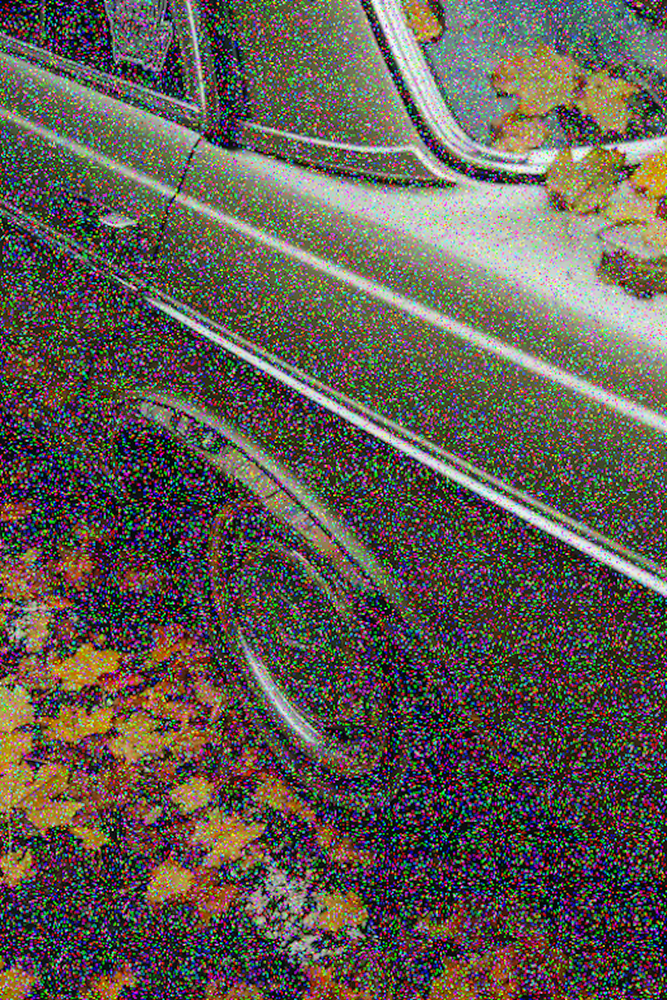
#> input picture SaltAndPepper/images/test_image_1024.png, 667 x 1000 px, shrunk from 1024 x 1536 before the run; its folder holds 5 pictures in this run
$ python main.py
#> lines starting #> are read from the running program, lines starting #| are printed output that depends on the picture
### SaltAndPepper/sap_filtering_cpu.py
import os
import cv2
import time
import numpy as np
from matplotlib import pyplot as plt


# ----------------------------------------------------------------
# Modifies functions so that they also return time of execution
def calculate_time_decorator(function):
    def wrapper(*args, **kwargs):
        start_time = time.time()
        result = function(*args, **kwargs)
        end_time = time.time()

        return result, end_time - start_time

    return wrapper


# ----------------------------------------------------------------
# Define function that applies median filtering to the image
@calculate_time_decorator
def get_filtered_image(original_image):
    height, width = original_image.shape

    filtered_image = original_image.copy()

    for main_pixel_y in range(height):
        for main_pixel_x in range(width):
            pixels = []
            for y in range(main_pixel_y - 1, main_pixel_y + 2):
                for x in range(main_pixel_x - 1, main_pixel_x + 2):
                    try:
                        pixels += [original_image[y, x]]
                    except IndexError as e:
                        pixels += [original_image[main_pixel_y, main_pixel_x]]

            for i in range(9 - 1):
                for j in range(9 - i - 1):
                    if pixels[j] > pixels[j + 1]:
                        pixels[j], pixels[j + 1] = pixels[j + 1], pixels[j]

            filtered_image[main_pixel_y, main_pixel_x] = pixels[4]

            # filtered_image[main_pixel_y, main_pixel_x] = np.median(pixels)

    return filtered_image

### SaltAndPepper/sap_filtering_gpu.py
import os
import cv2
import time
import numpy as np
from matplotlib import pyplot as plt

import pycuda.autoinit
import pycuda.driver as cuda
from pycuda.compiler import SourceModule


# ----------------------------------------------------------------
# Modifies functions so that they also return time of execution
def calculate_time_decorator(function):
    def wrapper(*args, **kwargs):
        start_time = time.time()
        result = function(*args, **kwargs)
        end_time = time.time()

        return result, end_time - start_time

    return wrapper


# ----------------------------------------------------------------
# Define the CUDA kernel code
kernel_code = """
// Declaring 2D texture memory
texture<unsigned char, 2, cudaReadModeElementType> tex;

// Median filtering function
__global__ void median_filter(unsigned char* input, unsigned char* output, int width, int height) {

    // Get indices of the pixel
    int main_pixel_x = threadIdx.x + blockIdx.x * blockDim.x;
    int main_pixel_y = threadIdx.y + blockIdx.y * blockDim.y;

    if (main_pixel_x < width && main_pixel_y < height) {
        int pixels[9];
        int texturePixels[9];
        int pixel_index = 0;

        // Extract surrounding pixels using texture memory
        for (int i = -1; i <= 1; ++i) {
            for (int j = -1; j <= 1; ++j) {
                texturePixels[pixel_index] = tex2D(tex, main_pixel_x + j, main_pixel_y + i);
                pixels[pixel_index++] = input[width * (main_pixel_y + i) + (main_pixel_x + j)];
            }
        }

        // Sort pixels by their brightness
        for (int i = 0; i < 9 - 1; ++i) {
            for (int j = 0; j < 9 - i - 1; ++j) {
                if (pixels[j] > pixels[j + 1]) {
                    int temp = pixels[j];
                    pixels[j] = pixels[j + 1];
                    pixels[j + 1] = temp;
                }
            }
        }

        // Calculate median (always 4th pixel) and store calculated value in the output array
        output[main_pixel_y * width + main_pixel_x] = pixels[4];
    }
}
"""


# ----------------------------------------------------------------
# Define function that uses CUDA kernel code to apply median filtering to the image
@calculate_time_decorator
def get_filtered_image(original_image):
    # Get image shape
    height, width = original_image.shape

    # Compile the CUDA kernel code
    module = SourceModule(kernel_code)

    # Get the mdeian filtering function
    median_filter_func = module.get_function("median_filter")

    # Allocate device memory for the input image
    original_image_gpu = cuda.mem_alloc(original_image.nbytes)

    # Copy input image to the device
    cuda.memcpy_htod(original_image_gpu, original_image)

    # Load input image data to the texture memory
    texref = module.get_texref("tex")
    cuda.matrix_to_texref(original_image.astype(np.uint8), texref, order="C")

    # Allocate memory for the output image
    output_image_gpu = cuda.mem_alloc(original_image.nbytes)

    # Define block and grid dimensions
    block = (32, 32, 1)
    grid = (width // block[0] + 1, height // block[1] + 1, 1)

    # Call the CUDA kernel function
    median_filter_func(
        original_image_gpu,
        output_image_gpu,
        np.int32(width),
        np.int32(height),
        block=block,
        grid=grid,
    )

    # Copy the result from device back to the host
    output_image = np.empty_like(original_image)
    cuda.memcpy_dtoh(output_image, output_image_gpu)

    return output_image

### SaltAndPepper/main.py
import os
import cv2

from matplotlib import pyplot as plt

import sap_filtering_cpu
import sap_filtering_gpu

# ----------------------------------------------------------------
# Test median filtering function
if __name__ == "__main__":
    # Load the image
    image_path = os.path.join(
        os.path.dirname(__file__), "images", "test_image_1024.png"
    )
    original_image = cv2.imread(image_path, cv2.IMREAD_GRAYSCALE)
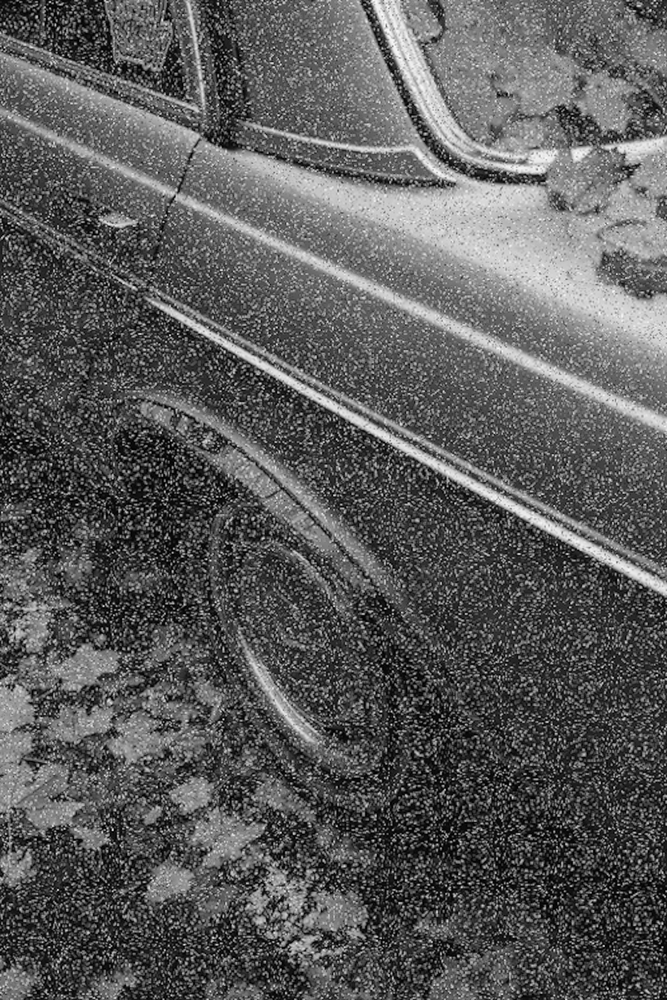
#> original_image: shape (1000, 667); min 0, max 254, mean 90.9

    # Print image dimensions
    height, width = original_image.shape
#> height = 1000; width = 667
    print("--------------------------------")
    print(f"Processing image of size {height}x{width}\n")
#| Processing image of size 1000x667

    # ----------------------------------------------------------------
    # Processing image with CPU
    filtered_image, processing_time = sap_filtering_cpu.get_filtered_image(
        original_image
    )
#> processing_time = 8.86
    print(f"Elapsed time (CPU): {processing_time:0.3f} seconds")
#| Elapsed time (CPU): 8.864 seconds

    # Show original image
    plt.subplot(2, 2, 1)
    plt.imshow(original_image, cmap="gray")
    plt.title("Original image")

    # Show filtered image
    plt.subplot(2, 2, 2)
    plt.imshow(filtered_image, cmap="gray")
    plt.title(f"Filtered image (CPU)\nElapsed time: {processing_time:0.3f} seconds")

    # ----------------------------------------------------------------
    # Processing image with GPU
    filtered_image, processing_time = sap_filtering_gpu.get_filtered_image(
        original_image
    )
#> (the run stopped early here; a loop or call above may not have finished)
